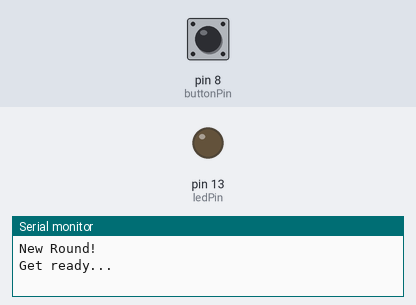
A sketch run on a simulated Arduino Uno, built with avr-gcc and run on an emulated ATmega328P. On the bench: output pins drawn as LEDs (lit = HIGH), the last lines printed to the serial monitor. Inputs (shaded band) come from the test bench; at power-on: pin 8 (buttonPin) HIGH. Random numbers use the default seed unless the sketch sets one.

Above: at 1.2 s.
1.3 s: pin 8 (buttonPin) pulled LOW for 0.15 s
2.9 s: pin 8 (buttonPin) pulled LOW for 3.2 s
7.6 s: pin 8 (buttonPin) pulled LOW for 1 s
At 15.9 s:
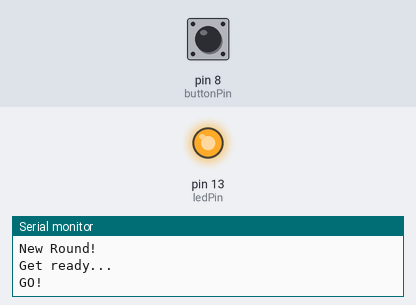
Timing chart, 0 to 16.1 s (numbered marks = the images above; inputs shaded):
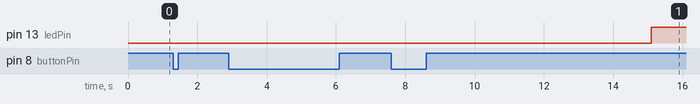

The sketch:

Basic_Reaction_Timer_V1.ino
```cpp
// Version 2: Reaction timer with false start detection
// Random LED delay, checks for early button press, measures reaction time in seconds


int ledPin = 13;
int buttonPin = 8;
int roundCount = 0;
void  setup()
{
Serial.begin(9600);
pinMode (ledPin, OUTPUT);
pinMode (buttonPin, INPUT_PULLUP);
randomSeed(analogRead(A0));
}


void  loop()
{
Serial.println("New Round!");
digitalWrite(ledPin, LOW);
int waitTime = random(1000, 5000);
unsigned long waitStartTime = millis();
Serial.println("Get ready...");
while (millis() - waitStartTime < waitTime) {
  if (digitalRead(buttonPin) == LOW) {
    Serial.println("False Start!");
    delay(3000);
    return;
  }
}
digitalWrite(ledPin, HIGH);
Serial.println("GO!");
unsigned long int startTime = millis();
while (digitalRead(buttonPin) == HIGH) {

}
unsigned long int reactionTime = millis() - startTime;
double reactionSeconds = reactionTime / 1000.0;
digitalWrite(ledPin, LOW);
Serial.print("Reaction Time: ");
Serial.print(reactionSeconds, 3);
Serial.println(" s");
delay(10000);
roundCount++;
}
```
